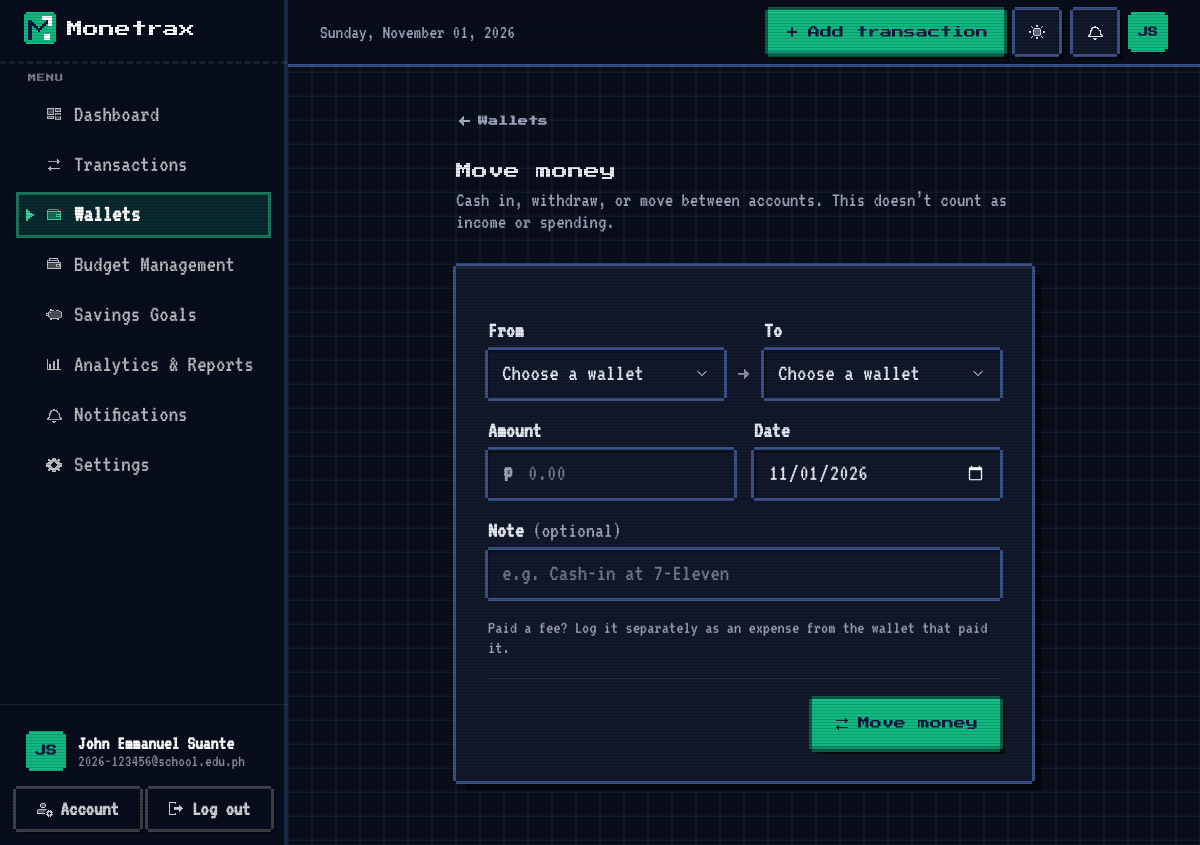
The app's page /wallets/transfer (signed in) with its own data.
### models.py (models this page shows, shortened)
class User(UserMixin, db.Model):
    __tablename__ = "users"
    id: Mapped[int] = mapped_column(Integer, primary_key=True)
    full_name: Mapped[str] = mapped_column(String(80))
    email: Mapped[str] = mapped_column(String(254), unique=True, index=True)
    password_hash: Mapped[str] = mapped_column(String(255))
    school: Mapped[Optional[str]] = mapped_column(String(120))
    program: Mapped[Optional[str]] = mapped_column(String(120))
    year_level: Mapped[Optional[str]] = mapped_column(String(30))
    currency: Mapped[str] = mapped_column(String(3), default="PHP")
    budget_alerts: Mapped[bool] = mapped_column(Boolean, default=True)
    savings_alerts: Mapped[bool] = mapped_column(Boolean, default=True)
    theme: Mapped[str] = mapped_column(String(10), default="system", server_default="system")
    created_at: Mapped[datetime] = mapped_column(DateTime, default=utcnow)
    last_login_at: Mapped[Optional[datetime]] = mapped_column(DateTime)
    categories = relationship("Category", back_populates="user", cascade="all, delete-orphan", lazy="dynamic")
    transactions = relationship("Transaction", back_populates="user", cascade="all, delete-orphan", lazy="dynamic")
    budgets = relationship("Budget", back_populates="user", cascade="all, delete-orphan", lazy="dynamic")
    goals = relationship("SavingsGoal", back_populates="user", cascade="all, delete-orphan", lazy="dynamic")
    notifications = relationship("Notification", back_populates="user", cascade="all, delete-orphan", lazy="dynamic")
    wallets = relationship("Wallet", back_populates="user", cascade="all, delete-orphan", lazy="dynamic")
    recurring = relationship("RecurringRule", back_populates="user", cascade="all, delete-orphan", lazy="dynamic")
    @property
    def initials(self) -> str:
        parts = [p for p in (self.full_name or "").split() if p]
        if not parts:
            return "?"
        return (parts[0][0] + (parts[-1][0] if len(parts) > 1 else "")).upper()

### wallets.py (the view, shortened to what this page needs)
@wallets_bp.route("/transfer", methods=["GET", "POST"])
@login_required
def transfer():
    wallets = finance.wallets_for(current_user.id)
    by_id = {w.id: w for w in wallets}
    values = {"from_wallet_id": request.args.get("from", ""), "to_wallet_id": request.args.get("to", ""),
              "amount": "", "date": today().isoformat(), "note": ""}
    errors = {}
    if len(wallets) < 2:
        flash("Add a second wallet first, then you can move money between them.", "info")
        return redirect(url_for("wallets.form"))
    balances = {b.wallet.id: b.balance for b in finance.wallet_balances(current_user.id, today())}
    return render_template("wallets/transfer.html", values=values, errors=errors, wallets=wallets,
                           balances=balances), (400 if errors else 200)

### alerts.py (called while the page is built)
def unread_count(user_id: int) -> int:
    from sqlalchemy import func
    return db.session.scalar(select(func.count(Notification.id)).where(
        Notification.user_id == user_id, Notification.is_read.is_(False),
        Notification.dismissed.is_(False))) or 0

### app.py (called while the page is built)
def _register_recurring(app: Flask) -> None:
    from flask import g
    from extensions import db
    @app.before_request
    def post_recurring():
        if request.method != "GET" or not request.endpoint or request.endpoint == "static":
            return
        if request.endpoint.startswith("auth.") or not current_user.is_authenticated:
            return
        import alerts, schedule
        from sqlalchemy.exc import IntegrityError
        from utils import today
        ref = today()
        try:
            if schedule.post_due(current_user, ref):
                alerts.refresh_budget_alerts(current_user, ref)
            db.session.commit()
        except IntegrityError:
            db.session.rollback()
        except Exception:
            db.session.rollback()
            app.logger.exception("Posting recurring transactions failed")

### finance.py (called while the page is built)
def _d(value) -> Decimal:
    return Decimal(value) if value is not None else ZERO

def wallets_for(user_id: int, include_archived: bool = False) -> List[Wallet]:
    stmt = select(Wallet).where(Wallet.user_id == user_id)
    if not include_archived:
        stmt = stmt.where(Wallet.archived.is_(False))
    return list(db.session.scalars(stmt.order_by(Wallet.position, Wallet.id)))

### models.py (called while the page is built)
@login_manager.user_loader
def load_user(user_id: str) -> Optional[User]:
    try:
        return db.session.get(User, int(user_id))
    except (TypeError, ValueError):
        return None

### schedule.py (called while the page is built, shortened)
def active_rules(user_id: int) -> List[RecurringRule]:
    return list(db.session.scalars(
        select(RecurringRule).where(RecurringRule.user_id == user_id, RecurringRule.active.is_(True))
    ))

def post_due(user: User, ref: date) -> List[Transaction]:
    created: List[Transaction] = []
    fallback_wallet = None
    if created:
        db.session.flush()
    return created

### security.py (called while the page is built)
def get_csrf_token() -> str:
    token = session.get(_CSRF_KEY)
    if not token:
        token = secrets.token_urlsafe(32)
        session[_CSRF_KEY] = token
    return token

### utils.py (called while the page is built)
def today() -> date:
    tz = ZoneInfo(current_app.config.get("APP_TIMEZONE", "UTC"))
    return datetime.now(tz).date()

### templates/wallets/transfer.html (shortened to what this page needs)
{% extends "layouts/app.html" %}
{% block content %}
<div class="mx-auto max-w-xl">
  <a href="{{ url_for('wallets.index') }}" class="mx-back mb-4">Wallets</a>
  {{ c.page_header('Move money', 'Cash in, withdraw, or move between accounts. This doesn’t count as income or spending.') }}
  <form method="post" class="mx-card space-y-5 p-5 sm:p-8" novalidate>
    {% set opts = [] %}
    {% for w in wallets %}{% set _ = opts.append((w.id, w.name ~ " · " ~ (balances.get(w.id, 0)|money))) %}{% endfor %}
    <div class="grid grid-cols-1 items-end gap-3 sm:grid-cols-[minmax(0,1fr)_auto_minmax(0,1fr)]">
      {{ c.select("from_wallet_id", "From", opts, values.from_wallet_id, errors.from_wallet_id, placeholder="Choose a wallet") }}
      <span class="hidden h-12 place-items-center text-ink-400 sm:grid" aria-hidden="true"></span>
      {{ c.select("to_wallet_id", "To", opts, values.to_wallet_id, errors.to_wallet_id, placeholder="Choose a wallet") }}
    </div>
    <div class="grid grid-cols-1 gap-5 sm:grid-cols-2">
      {{ c.input("amount", "Amount", values.amount, errors.amount, prefix=currency_symbol, placeholder="0.00",
                 inputmode="decimal", required=True, extra="data-money") }}
      {{ c.input("date", "Date", values.date, errors.date, type="date", required=True) }}
    </div>
    {{ c.input("note", "Note", values.note, None, placeholder="e.g. Cash-in at 7-Eleven", maxlength=120) }}
    <p class="text-[13px] leading-5 text-ink-500">Paid a fee? Log it separately as an expense from the wallet that paid it.</p>
    <div class="flex justify-end border-t border-ink-100 pt-5">
      <button type="submit" class="mx-btn-primary mx-btn-lg">Move money</button>
    </div>
  </form>
</div>
{% endblock %}

### templates/layouts/app.html (shortened to what this page needs)
{% extends "base.html" %}
{% import "components/_ui.html" as ui %}
{% import "components/_app.html" as c %}
{% block head %}
  <link rel="stylesheet" href="{{ url_for('static', filename='css/app.css') }}">
{% endblock %}
{% block body %}
<div class="min-h-full lg:pl-72">
  <aside id="sidebar" class="mx-sidebar" aria-label="Main navigation">
    <div class="flex h-16 flex-none items-center justify-between px-6">
      <a href="{{ url_for('dashboard.index') }}" class="rounded-lg focus-visible:outline focus-visible:outline-2 focus-visible:outline-mint-400">{{ ui.logo("light", 32) }}</a>
    </div>
    <nav class="flex-1 overflow-y-auto px-4 pb-4 pt-2">
      <p class="mb-2 px-3 text-[11px] font-semibold uppercase tracking-wider text-white/40">Menu</p>
      <ul class="space-y-1">
        {% for endpoint, label, icon in nav_items %}
          {% set active = request.endpoint and request.endpoint.split('.')[0] == endpoint.split('.')[0] %}
          <li>
            <a href="{{ url_for(endpoint) }}" class="mx-nav{% if active %} is-active{% endif %}" {% if active %}aria-current="page"{% endif %}>
              <i data-lucide="{{ icon }}"></i><span>{{ label }}</span>
            </a>
          </li>
        {% endfor %}
      </ul>
    </nav>
    <div class="flex-none border-t border-white/10 p-4">
      <a href="{{ url_for('settings.index', section='profile') }}" class="mx-profile">
        <span class="mx-avatar">{{ current_user.initials }}</span>
        <span class="min-w-0 flex-1">
          <span class="block truncate text-sm font-semibold text-white">{{ current_user.full_name }}</span>
          <span class="block truncate text-xs text-white/55">{{ current_user.school or current_user.email }}</span>
        </span>
      </a>
      <div class="mt-2 grid grid-cols-2 gap-2">
        <a href="{{ url_for('settings.index', section='security') }}" class="mx-side-btn">Account</a>
        <form method="post" action="{{ url_for('auth.logout') }}">
          <button type="submit" class="mx-side-btn w-full">Log out</button>
        </form>
      </div>
    </div>
  </aside>
  <header class="mx-topbar sticky top-0 z-30 border-b border-ink-200/70 bg-canvas/85 backdrop-blur">
    <div class="mx-auto flex h-16 max-w-7xl items-center gap-3 px-4 sm:px-6 lg:px-8">
      <p class="min-w-0 flex-1 truncate text-sm font-medium text-ink-500"><span class="hidden sm:inline">{{ today.strftime('%A, ') if today }}</span>{{ today.strftime('%B %d, %Y') if today }}</p>
      <div class="ml-auto flex flex-none items-center gap-2">
        <span class="hidden sm:flex"><a href="{{ url_for('transactions.create', next=request.path) }}" class="mx-btn-primary">Add transaction</a></span>
        <button type="button" class="mx-theme-toggle" data-theme-toggle aria-pressed="false" aria-label="Switch to dark mode" title="Dark mode">
        </button>
        <a href="{{ url_for('notifications.index') }}" class="mx-icon-square relative" aria-label="Notifications{% if unread_notifications %}, {{ unread_notifications }} unread{% endif %}">
        </a>
        <a href="{{ url_for('settings.index') }}" class="mx-avatar mx-avatar-sm" aria-label="Settings">{{ current_user.initials }}</a>
      </div>
    </div>
  </header>
  <main id="main" class="mx-app-main mx-auto max-w-7xl px-4 pb-16 pt-6 sm:px-6 lg:px-8 lg:pt-8">
    {% block content %}{% endblock %}
  </main>
</div>
{% endblock %}

### static/css/theme.css (style rules this page uses)
:root, .mx-light { --ease: cubic-bezier(.2, .8, .2, 1); --c-canvas: 244 246 250; --c-surface: 255 255 255; --c-fg: 11 27 63; --c-ink-500: 91 100 120; --c-ink-400: 107 116 137; --c-ink-300: 195 202 215; --c-ink-200: 220 225 234; --c-ink-100: 238 241 246; --c-mint-50: 236 253 245; --c-mint-700: 4 120 87; --canvas: rgb(var(--c-canvas)); --surface: rgb(var(--c-surface)); --surface-2: #FAFBFD; --surface-hover: #F8FAFC; --selected-bg: #F3F5FA; --fg: rgb(var(--c-fg)); --ink-500: rgb(var(--c-ink-500)); --ink-400: rgb(var(--c-ink-400)); --ink-300: rgb(var(--c-ink-300)); --ink-200: rgb(var(--c-ink-200)); --ink-100: rgb(var(--c-ink-100)); --placeholder: #7A8396; --navy-900: #0B1B3F; --navy-800: #13285A; --mint-500: #10B981; --mint-400: #34D399; --mint-700: rgb(var(--c-mint-700)); --mint-800: #065F46; --btn-bg: #0B1B3F; --btn-bg-hover: #13285A; --btn-fg: #FFFFFF; --btn-arrow: #34D399; --check-fg: #FFFFFF; --danger: #B42318; --danger-line: #D92D20; --danger-bg: #FEF3F2; --danger-border: #FECDCA; --danger-input-bg: #FFFBFA; --success-bg: #ECFDF5; --success-border: #A7F3D0; --valid-border: #A7E3CB; --info-bg: #EFF4FF; --info-border: #C7D7FE; --info-fg: #1D3672; --info-icon: #1D4ED8; --warn-bg: #FFF7E6; --warn-fg: #B45309; --warn-border: #FED7AA; --warn-strong-bg: #FFF1E8; --warn-strong-fg: #A63B05; --caution-fg: #9A4A00; --amber: #F79009; --orange: #E8590C; --tint-navy-bg: #E6EAF3; --tint-violet-bg: #F4F0FF; --tint-violet-fg: #6D28D9; --budget-alert-bg: #FFFBF5; --insight-info: #F4F7FB; --insight-success: #F0FDF7; --insight-warning: #FFF9F0; --insight-danger: #FEF6F5; --notif-unread: #F7FBF9; --mix-base: #FFFFFF; --mix-ink: #000000; --chart-income: #10B981; --chart-expense: #0B1B3F; --chart-line: #047857; --chart-grid: #EEF1F6; --chart-tick: #5B6478; --chart-tooltip: #0B1B3F; color-scheme: light; }
html.dark { --c-canvas: 10 15 28; --c-surface: 17 25 43; --c-fg: 229 234 243; --c-ink-500: 156 167 190; --c-ink-400: 134 146 171; --c-ink-300: 66 80 108; --c-ink-200: 40 52 78; --c-ink-100: 28 39 62; --c-mint-50: 8 44 36; --c-mint-700: 52 211 153; --canvas: rgb(var(--c-canvas)); --surface: rgb(var(--c-surface)); --surface-2: #142035; --surface-hover: #18243C; --selected-bg: #1A2742; --fg: rgb(var(--c-fg)); --ink-500: rgb(var(--c-ink-500)); --ink-400: rgb(var(--c-ink-400)); --ink-300: rgb(var(--c-ink-300)); --ink-200: rgb(var(--c-ink-200)); --ink-100: rgb(var(--c-ink-100)); --placeholder: #6F7B95; --mint-700: rgb(var(--c-mint-700)); --mint-800: #6EE7B7; --btn-bg: #10B981; --btn-bg-hover: #34D399; --btn-fg: #0B1B3F; --btn-arrow: #0B1B3F; --check-fg: #0B1B3F; --danger: #F97066; --danger-line: #F04438; --danger-bg: #2A1316; --danger-border: #5A2025; --danger-input-bg: #1E151B; --success-bg: #0B2E25; --success-border: #145C47; --valid-border: #1F6B53; --info-bg: #13213F; --info-border: #26396B; --info-fg: #B4C8FF; --info-icon: #82A6FF; --warn-bg: #2B200B; --warn-fg: #FBBF5A; --warn-border: #5C3A12; --warn-strong-bg: #2E1B0D; --warn-strong-fg: #FDA56B; --caution-fg: #FBBF5A; --amber: #F5A524; --orange: #F97316; --tint-navy-bg: #1C2A4A; --tint-violet-bg: #251C45; --tint-violet-fg: #C4B5FD; --budget-alert-bg: #211A0E; --insight-info: #14203A; --insight-success: #0D2A23; --insight-warning: #261E10; --insight-danger: #2A1518; --notif-unread: #10241F; --mix-base: #11192B; --mix-ink: #FFFFFF; --chart-income: #10B981; --chart-expense: #8EA2D8; --chart-line: #34D399; --chart-grid: #1F2A44; --chart-tick: #9CA7BE; --chart-tooltip: #1E293B; color-scheme: dark; }
:root .text-navy-900 { color: var(--fg); }
.mx-theme-toggle { display: inline-grid; place-items: center; width: 44px; height: 44px; flex: none; border: 1px solid var(--ink-200); border-radius: 12px; background: var(--surface); color: var(--fg); cursor: pointer; transition: border-color .2s ease, background-color .2s ease; }
:root, .mx-light { --logo-tile: #0B1B3F; --logo-m: #FFFFFF; --logo-accent: #34D399; --logo-word: #0B1B3F; }
html.dark { --logo-tile: #10B981; --logo-m: #0B1B3F; --logo-accent: #FFFFFF; --logo-word: #E5EAF3; }

### static/css/auth.css (style rules this page uses)
.mx-back { display: inline-flex; align-items: center; gap: 6px; min-height: 44px; font-size: 14px; font-weight: 600; color: var(--ink-500); text-decoration: none; transition: color .2s ease; }

### records on screen
User: initials "JS", full_name "John Emmanuel Suante", school+email "2026-123456@school.edu.ph"

### other values on screen
{{ label }} "Dashboard" "Transactions" "Wallets" "Budget Management" "Savings Goals" "Analytics & Reports" "Notifications" "Settings"
{{ today.strftime('%A, ') if today }} "Sunday,"
{{ today.strftime('%B %d, %Y') if today }} "November 01, 2026"
{{ title }} "Move money"
{{ subtitle }} "Cash in, withdraw, or move between accounts. This doesn’t count as income or spending."
{{ label }} "From To"
{{ label }} "Amount Date Note"
form field from_wallet_id "Choose a wallet"
form field to_wallet_id "Choose a wallet"
